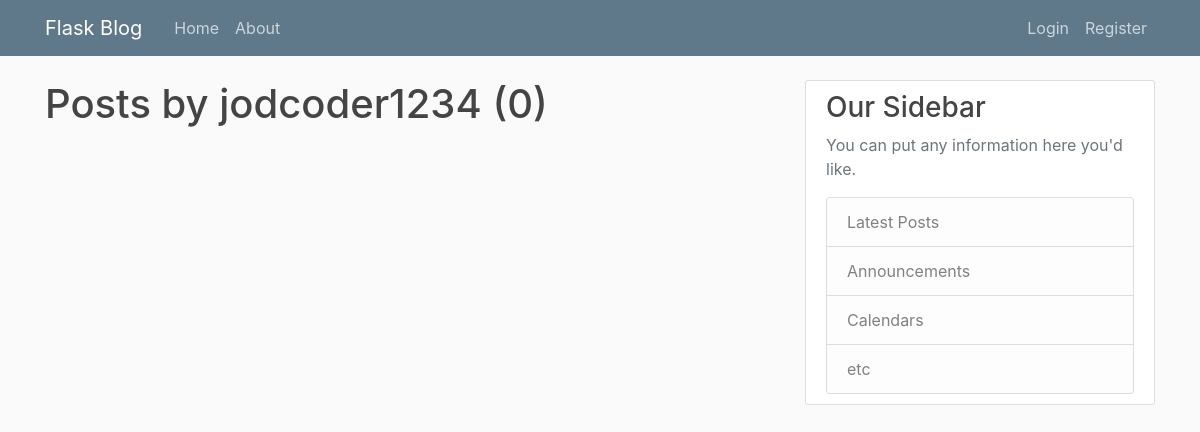
The page /user/jodcoder1234 on the database as committed earlier.
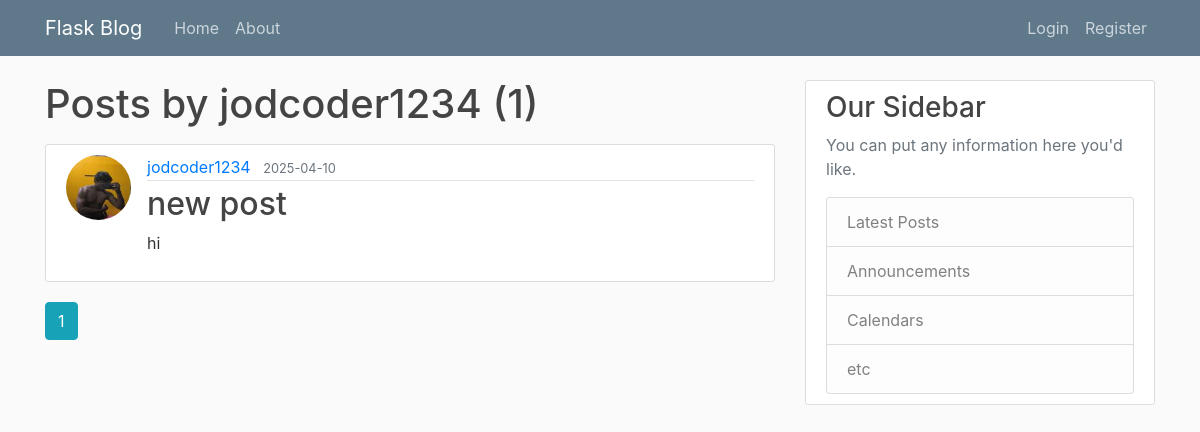
The same page on the database as committed later.
### flasku/models.py (models this page shows, shortened)
class Post(db.Model):
    id = db.Column(db.Integer, primary_key=True)
    title = db.Column(db.String(100), nullable=False)
    date_posted = db.Column(db.DateTime, nullable=False, default=datetime.utcnow)
    content = db.Column(db.Text, nullable=False)
    user_id = db.Column(db.Integer, db.ForeignKey('user.id'), nullable=False)

class User(db.Model,UserMixin):
    id = db.Column(db.Integer, primary_key=True)
    username = db.Column(db.String(20), unique=True, nullable=False)
    email = db.Column(db.String(120), unique=True, nullable=False)
    image_file = db.Column(db.String(20), nullable=False, default='default.jpg')
    password = db.Column(db.String(60), nullable=False)
    posts = db.relationship('Post', backref='author', lazy=True)

### flasku/users/routes.py (the view)
@users.route("/user/<string:username>")
def user_posts(username):
    page =request.args.get('page',1,type=int) #request.args.get('page'): fetches the value of page from the query string.1:default value,if no page is specified.type=int: ensures the page number is converted to an integer
    user=User.query.filter_by(username=username).first_or_404()
    posts=Post.query.filter_by(author=user).order_by(Post.date_posted.desc()).paginate(page=page,per_page=5)#filter_by(author=user): filters the Post table to only posts where the author is the selected user
    return render_template('user_post.html',posts=posts,user=user)

### flasku/templates/user_post.html
{% extends "layout.html" %}
{% block content %}
    <h1 class="mb-3">Posts by {{ user.username }} ({{ posts.total }})</h1>
    {% for post in posts.items %}
    <article class="media content-section">
      <img class="rounded-circle article-img" src="{{url_for('static',filename='profile_pics/' + post.author.image_file) }}">
      <div class="media-body">
        <div class="article-metadata">
            <a class="mr-2" href="{{ url_for('users.user_posts', username=post.author.username) }}">{{ post.author.username }}</a>
          <small class="text-muted">{{ post.date_posted.strftime('%Y-%m-%d') }}</small>
        </div>
        <h2><a class="article-title" href="{{url_for('posts.post',post_id=post.id)}}">{{ post.title }}</a></h2>
        <p class="article-content">{{ post.content }}</p>
      </div>
    </article>
    {% endfor %}
    {% for page_num in posts.iter_pages(left_edge=1,right_edge=1,left_current=1,right_current=2) %}
        {%if page_num%}
               {% if posts.page==page_num%}
                <a class="btn btn-info mb-4" href="{{ url_for('users.user_posts',username=user.username, page=page_num) }}">{{ page_num }}</a>
               {%else%}
                <a class="btn btn-outline-info mb-4" href="{{ url_for('users.user_posts',username=user.username, page=page_num) }}">{{ page_num }}</a>
               {%endif%}
            {%else%}
            ...
        {%endif%}
    {% endfor %}
{% endblock %}

Rows that differ between the two databases and show on the page:
added Post: image_file (picture), author.username "jodcoder1234", date_posted "2025-04-10", title "new post", content "hi"
Other text that changed with them:
{{ posts.total }}: "0" → "1"
new list line: "1"
